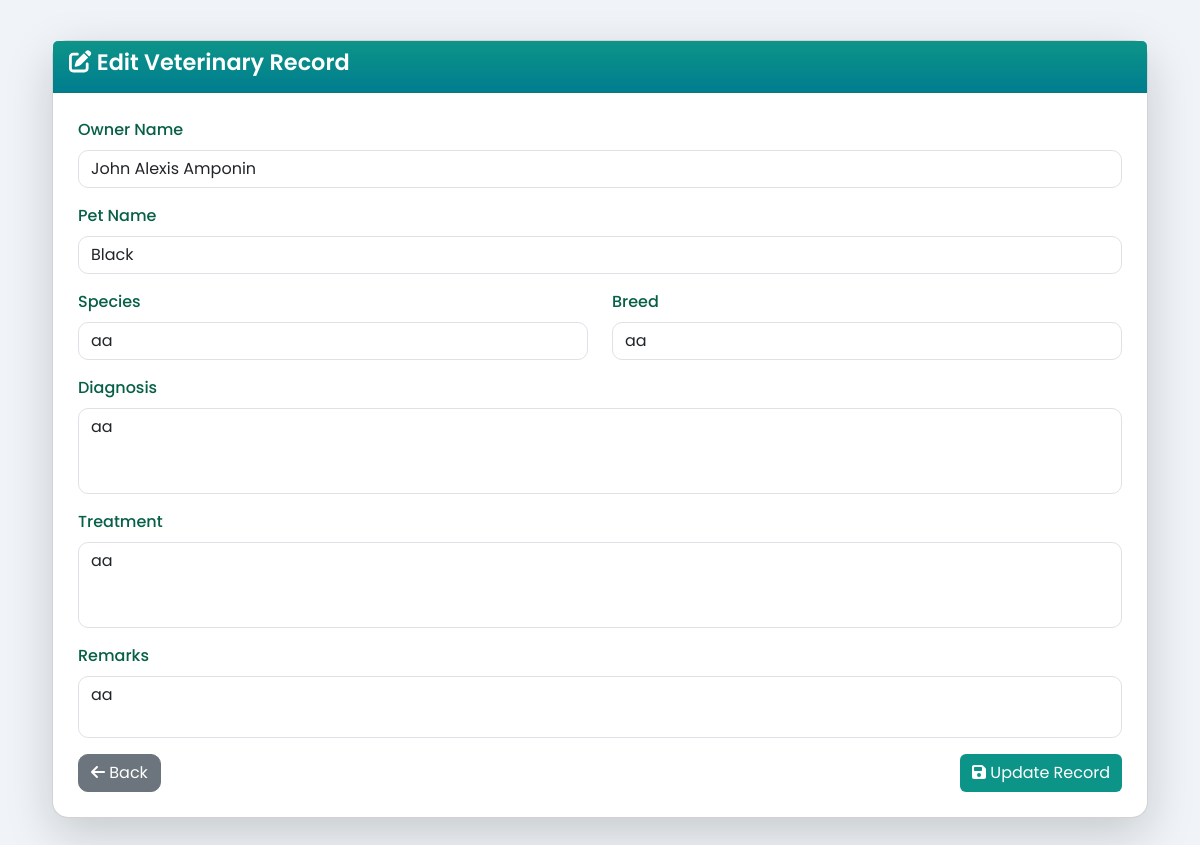
The page /admin/edit_vet_record.php?id=12 (signed in) on the database its author committed.
### tables this page shows
CREATE TABLE `vet_records` (`record_id`, `owner_name`, `pet_name`, `species`, `breed`, `age`, `sex`, `diagnosis`, `treatment`, `remarks`, `recorded_by`, `created_at`);

### admin/edit_vet_record.php (the view, shortened to what this page needs)
<?php
try {
    $conn = new PDO('sqlite:' . __DIR__ . '/../data/data.sqlite');
    $conn->setAttribute(PDO::ATTR_ERRMODE, PDO::ERRMODE_EXCEPTION);
} catch (PDOException $e) {
    die("Database connection failed: " . $e->getMessage());
}
$record_id = isset($_GET['id']) ? intval($_GET['id']) : 0;
$stmt = $conn->prepare("SELECT * FROM vet_records WHERE record_id = ?");
$stmt->execute([$record_id]);
$record = $stmt->fetch(PDO::FETCH_ASSOC);
?>
<!DOCTYPE html>
<html lang="en">
<head>
<link href="https://cdn.jsdelivr.net/npm/bootstrap@5.3.0/dist/css/bootstrap.min.css" rel="stylesheet">
<link rel="stylesheet" href="https://cdnjs.cloudflare.com/ajax/libs/font-awesome/6.4.0/css/all.min.css">
</head>
<body>
<div class="container">
    <div class="card shadow-lg">
        <div class="card-header">
            <h4><i class="fas fa-edit"></i> Edit Veterinary Record</h4>
        </div>
        <div class="card-body">
            <form method="post">
                <div class="mb-3">
                    <label class="form-label">Owner Name</label>
                    <input type="text" name="owner_name" value="<?= htmlspecialchars($record['owner_name']) ?>" class="form-control" required>
                </div>
                <div class="mb-3">
                    <label class="form-label">Pet Name</label>
                    <input type="text" name="pet_name" value="<?= htmlspecialchars($record['pet_name']) ?>" class="form-control" required>
                </div>
                <div class="row">
                    <div class="col-md-6 mb-3">
                        <label class="form-label">Species</label>
                        <input type="text" name="species" value="<?= htmlspecialchars($record['species']) ?>" class="form-control">
                    </div>
                    <div class="col-md-6 mb-3">
                        <label class="form-label">Breed</label>
                        <input type="text" name="breed" value="<?= htmlspecialchars($record['breed']) ?>" class="form-control">
                    </div>
                </div>
                <div class="mb-3">
                    <label class="form-label">Diagnosis</label>
                    <textarea name="diagnosis" class="form-control" rows="3" required><?= htmlspecialchars($record['diagnosis']) ?></textarea>
                </div>
                <div class="mb-3">
                    <label class="form-label">Treatment</label>
                    <textarea name="treatment" class="form-control" rows="3" required><?= htmlspecialchars($record['treatment']) ?></textarea>
                </div>
                <div class="mb-3">
                    <label class="form-label">Remarks</label>
                    <textarea name="remarks" class="form-control" rows="2"><?= htmlspecialchars($record['remarks']) ?></textarea>
                </div>
                <div class="d-flex justify-content-between">
                    <a href="veterinary_records_admin.php" class="btn btn-secondary"><i class="fas fa-arrow-left"></i> Back</a>
                    <button type="submit" class="btn btn-success"><i class="fas fa-save"></i> Update Record</button>
                </div>
            </form>
        </div>
    </div>
</div>
</body>
</html>

### admin/edit_vet_record.php (style rules this page uses)
body { font-family: 'Poppins', sans-serif; background-color: #f0f4f8; padding: 40px; }
.card { border-radius: 16px; box-shadow: 0 4px 12px rgba(0,0,0,0.08); margin-bottom: 30px; }
.card-header { background: linear-gradient(180deg,#0d9488,#007d8f); color: white; border-top-left-radius: 16px; border-top-right-radius: 16px; }
.card-header h4 { font-weight: 600; font-size: 1.4rem; }
.card-body { padding: 25px; }
.form-label { font-weight: 500; color: #065f46; }
.form-control { border-radius: 10px; }
textarea.form-control { resize: none; }
.btn-success { background: #0d9488; border: none; }
.btn-secondary { border-radius: 10px; }

### rows shown on the page
vet_records: owner_name "John Alexis Amponin", pet_name "Black", species "aa", breed "aa", diagnosis "aa", treatment "aa", remarks "aa"
